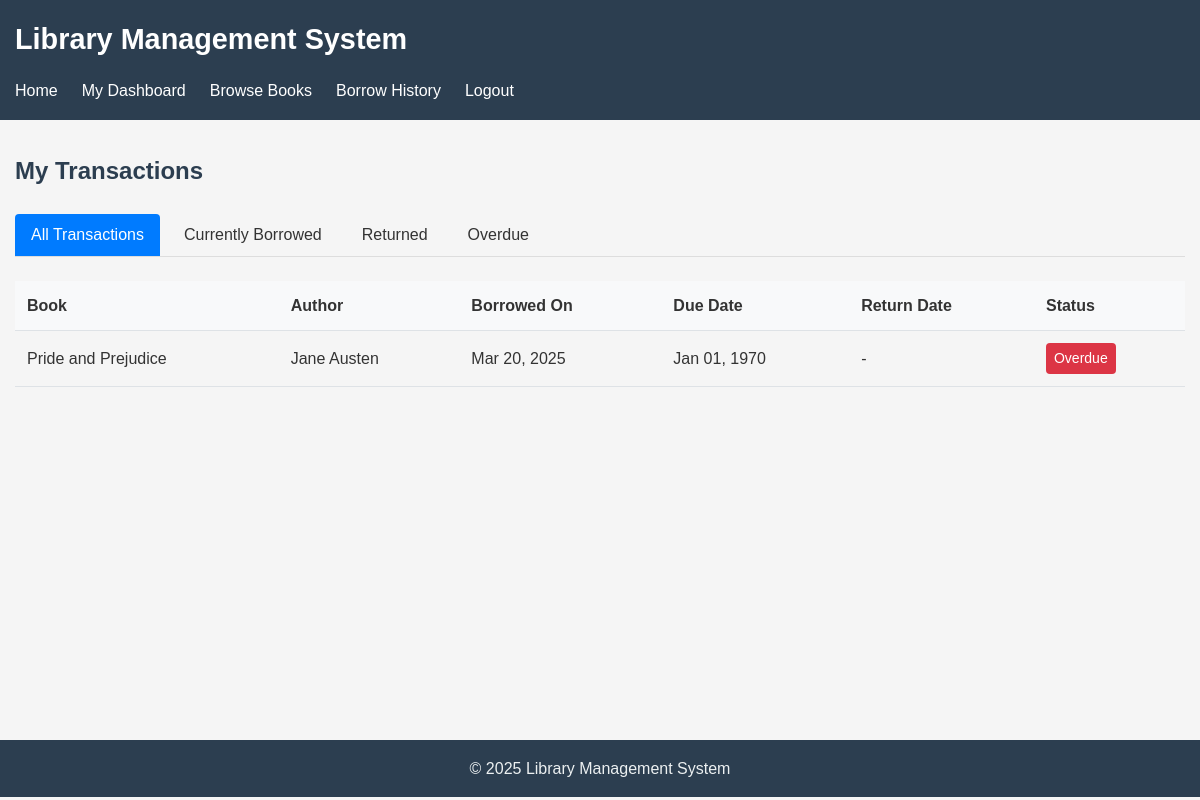
Page /member/transactions.php (signed in) on the committed database.
### tables this page shows
CREATE TABLE transactions (
    id INTEGER PRIMARY KEY AUTOINCREMENT,
    user_id INTEGER NOT NULL,
    book_id INTEGER NOT NULL,
    borrowed_at TIMESTAMP DEFAULT CURRENT_TIMESTAMP,
    due_date TIMESTAMP NOT NULL,
    returned_at TIMESTAMP,
    status TEXT NOT NULL CHECK (status IN ('borrowed', 'returned', 'overdue')),
    FOREIGN KEY (user_id) REFERENCES users(id),
    FOREIGN KEY (book_id) REFERENCES books(id)
);

CREATE TABLE books (
    id INTEGER PRIMARY KEY AUTOINCREMENT,
    title TEXT NOT NULL,
    author TEXT NOT NULL,
    publisher_id INTEGER,
    year INTEGER,
    isbn TEXT,
    genre TEXT,
    quantity INTEGER NOT NULL DEFAULT 1,
    available INTEGER NOT NULL DEFAULT 1,
    created_at TIMESTAMP DEFAULT CURRENT_TIMESTAMP,
    updated_at TIMESTAMP DEFAULT CURRENT_TIMESTAMP,
    FOREIGN KEY (publisher_id) REFERENCES publishers(id)
);

### includes/functions.php (called while the page is built, shortened)
<?php
require_once __DIR__ . '/db.php';
function sanitize_input($input) {
    return htmlspecialchars(trim($input), ENT_QUOTES, 'UTF-8');
}
function get_all_transactions($page = 1, $per_page = 10, $filter_condition = '') {
    $offset = ($page - 1) * $per_page;
    $sql = "SELECT t.*, u.username, u.full_name, b.title, b.author
         FROM transactions t
         JOIN users u ON t.user_id = u.id
         JOIN books b ON t.book_id = b.id";
    if (!empty($filter_condition)) {
        $sql .= " $filter_condition";
    }
    $sql .= " ORDER BY t.borrowed_at DESC
         LIMIT :limit OFFSET :offset";
    $result = db_query($sql, [':limit' => $per_page, ':offset' => $offset]);
    return db_fetch_all($result);
}
function count_transactions($filter_condition = '') {
    $sql = "SELECT COUNT(*) as count FROM transactions t";
    if (!empty($filter_condition)) {
        $sql .= " $filter_condition";
    }
    $result = db_query($sql);
    $row = db_fetch($result);
    return $row['count'];
}

### includes/db.php (called while the page is built, shortened)
<?php
function get_db_connection() {
    static $db = null;
    if ($db === null) {
        $db_path = __DIR__ . '/../database/library.db';
        try {
            $db = new \SQLite3($db_path);
            $db->enableExceptions(true);
            $db->exec('PRAGMA foreign_keys = ON');
            $db->exec('PRAGMA journal_mode = WAL');
        } catch (\Exception $e) {
            die("Database connection failed: " . $e->getMessage());
        }
    }
    return $db;
}
function db_query($sql, $params = []) {
    $db = get_db_connection();
    try {
        $stmt = $db->prepare($sql);
        if (!empty($params)) {
            foreach ($params as $param => $value) {
                $type = is_int($value) ? SQLITE3_INTEGER : SQLITE3_TEXT;
                $stmt->bindValue($param, $value, $type);
            }
        }
        $result = $stmt->execute();
        return $result;
    } catch (\Exception $e) {
        error_log("Database query error: " . $e->getMessage() . " in query: " . $sql);
        return false;
    }
}
function db_fetch_all($result) {
    $rows = [];
    if ($result) {
        while ($row = $result->fetchArray(SQLITE3_ASSOC)) {
            $rows[] = $row;
        }
    }
    return $rows;
}

### member/transactions.php (the view, shortened to what this page needs)
<?php
require_once __DIR__ . '/../includes/db.php';
require_once __DIR__ . '/../includes/functions.php';
require_once __DIR__ . '/../layouts/Layout.php';
$user_id = get_current_user_id();
$filter = sanitize_input($_GET['filter'] ?? 'all');
$page = max(1, intval($_GET['page'] ?? 1));
$per_page = 10;
$filter_condition = "WHERE t.user_id = $user_id";
$total_transactions = count_transactions($filter_condition);
$transactions = get_all_transactions($page, $per_page, $filter_condition);
?>
<div class="member-transactions">
    <div class="filter-tabs">
        <a href="/member/transactions.php?filter=all" class="filter-tab <?php echo $filter === 'all' ? 'active' : ''; ?>">All Transactions</a>
        <a href="/member/transactions.php?filter=active" class="filter-tab <?php echo $filter === 'active' ? 'active' : ''; ?>">Currently Borrowed</a>
        <a href="/member/transactions.php?filter=returned" class="filter-tab <?php echo $filter === 'returned' ? 'active' : ''; ?>">Returned</a>
        <a href="/member/transactions.php?filter=overdue" class="filter-tab <?php echo $filter === 'overdue' ? 'active' : ''; ?>">Overdue</a>
    </div>
    <div class="transactions-table">
        <?php if (empty($transactions)): ?>
            <div class="no-transactions">
                <p>No transactions found for the selected filter.</p>
                <?php if ($filter !== 'all'): ?>
                    <p><a href="/member/transactions.php" class="btn btn-outline-primary">View All Transactions</a></p>
                <?php endif; ?>
            </div>
        <?php else: ?>
            <div class="table-responsive">
                <table class="data-table">
                    <thead>
                        <tr>
                            <th>Book</th>
                            <th>Author</th>
                            <th>Borrowed On</th>
                            <th>Due Date</th>
                            <th>Return Date</th>
                            <th>Status</th>
                        </tr>
                    </thead>
                    <tbody>
                        <?php foreach ($transactions as $transaction): ?>
                            <?php
                            $is_overdue = is_null($transaction['returned_at']) && strtotime($transaction['due_date']) < time();
                            $status_class = $is_overdue ? 'status-overdue' : (is_null($transaction['returned_at']) ? 'status-active' : 'status-returned');
                            $status_text = $is_overdue ? 'Overdue' : (is_null($transaction['returned_at']) ? 'Active' : 'Returned');
                            ?>
                            <tr>
                                <td><?php echo htmlspecialchars($transaction['title']); ?></td>
                                <td><?php echo htmlspecialchars($transaction['author']); ?></td>
                                <td><?php echo date('M d, Y', strtotime($transaction['borrowed_at'])); ?></td>
                                <td><?php echo date('M d, Y', strtotime($transaction['due_date'])); ?></td>
                                <td>
                                    <?php echo $transaction['returned_at'] ? date('M d, Y', strtotime($transaction['returned_at'])) : '-'; ?>
                                </td>
                                <td>
                                    <span class="status-badge <?php echo $status_class; ?>"><?php echo $status_text; ?></span>
                                </td>
                            </tr>
                        <?php endforeach; ?>
                    </tbody>
                </table>
            </div>
        <?php endif; ?>
    </div>
</div>

### assets/styles.css (style rules this page uses)
* { margin: 0; padding: 0; box-sizing: border-box; }
body { font-family: Arial, sans-serif; line-height: 1.6; color: #333; background-color: #f5f5f5; }
a { color: #0066cc; text-decoration: none; }
.table-responsive { overflow-x: auto; }
.data-table { width: 100%; border-collapse: collapse; margin-bottom: 1rem; }
.data-table th, .data-table td { padding: 0.75rem; text-align: left; border-bottom: 1px solid #dee2e6; }
.data-table th { background-color: #f8f9fa; font-weight: bold; }

### member/transactions.php (style rules this page uses)
.member-transactions { margin-bottom: 2rem; }
.filter-tabs { display: flex; margin-bottom: 1.5rem; border-bottom: 1px solid #ddd; }
.filter-tab { padding: 0.5rem 1rem; margin-right: 0.5rem; text-decoration: none; color: #333; border-radius: 4px 4px 0 0; }
.filter-tab.active { background-color: #007bff; color: white; }
.transactions-table { margin-bottom: 1.5rem; }
.status-badge { display: inline-block; padding: 0.25rem 0.5rem; border-radius: 4px; font-size: 0.875rem; }
.status-overdue { background-color: #dc3545; color: white; }

### rows in the picture
transactions: book.title "Pride and Prejudice", book.author "Jane Austen", borrowed_at "Mar 20, 2025", due_date "Jan 01, 1970", status_text "Overdue"

### other values in the picture
$title "My Transactions"
